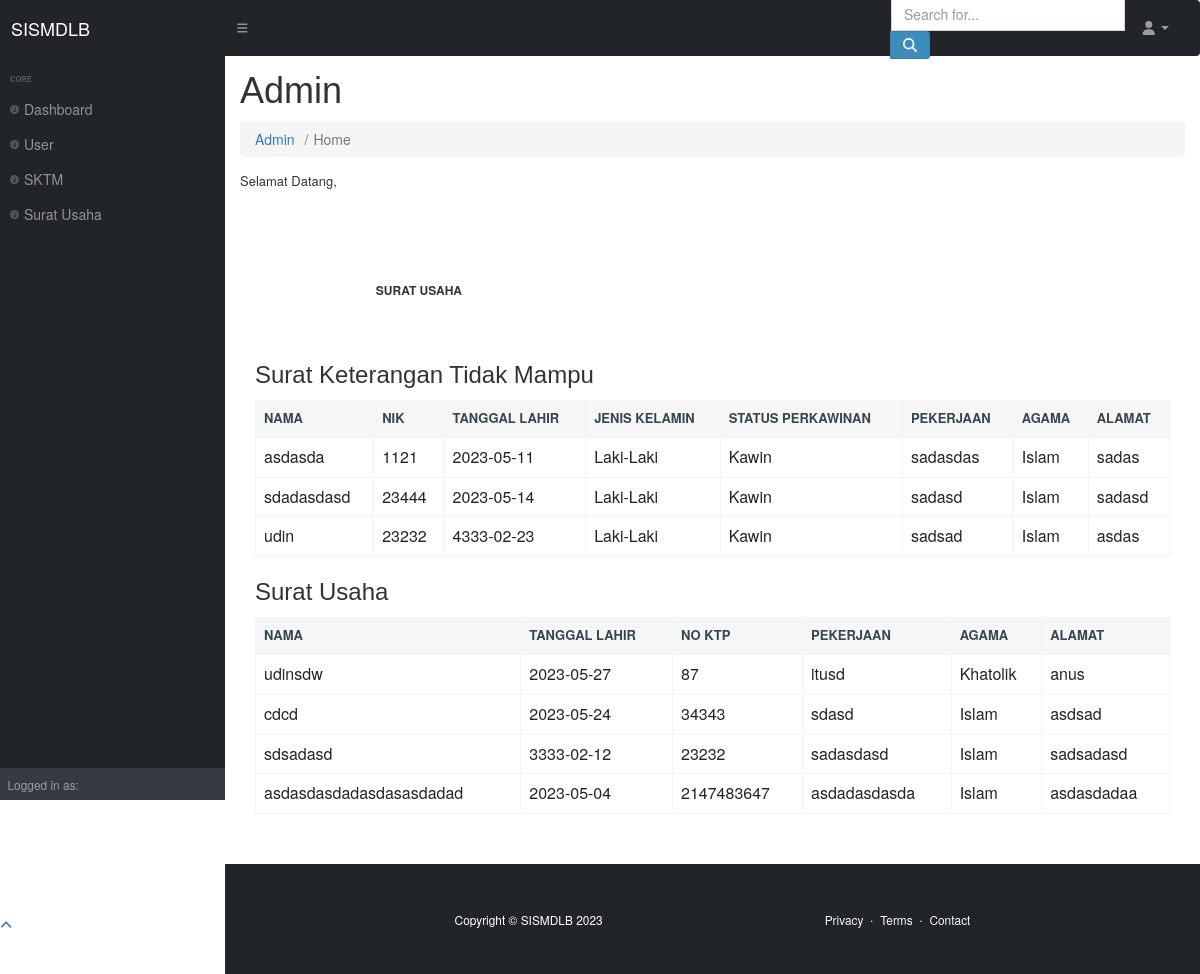
/index.php/admin/home, run on the app's committed database.
### tables this page shows
CREATE TABLE `sktm` (
  `id` int(9) NOT NULL,
  `nama` varchar(50) NOT NULL,
  `nik` int(16) NOT NULL,
  `tgl_lahir` date NOT NULL,
  `jenis_kelamin` enum('Laki-Laki','Perempuan') NOT NULL,
  `status_perkawinan` enum('Kawin','Belum Kawin') NOT NULL,
  `pekerjaan` varchar(60) NOT NULL,
  `agama` enum('Islam','Khatolik','Protestan','Hindu','Buddha','Konghucu') NOT NULL,
  `alamat` text NOT NULL
);

CREATE TABLE `suratusaha` (
  `id` int(9) NOT NULL,
  `nama` varchar(50) NOT NULL,
  `tgl_lahir` date NOT NULL,
  `no_ktp` int(16) DEFAULT NULL,
  `pekerjaan` varchar(50) NOT NULL,
  `agama` enum('Islam','Khatolik','Protestan','Hindu','Buddha','Konghucu') NOT NULL,
  `alamat` text NOT NULL
);

### application/controllers/admin/home.php (called while the page is built, shortened)
<?php
class home extends CI_Controller {
	public function __construct()
    {
        $this->load->model('sktm_model');
        $this->load->model('suratusaha_model');
    }
	public function index()
	{
	    $data["sktm"] = $this->sktm_model->getAll();
        $data["suratusaha"] = $this->suratusaha_model->getAll();
        $this->load->view("admin/index",$data);
	}
}

### index.php (called while the page is built, shortened)
<?php
require_once BASEPATH.'core/CodeIgniter.php';

### application/models/sktm_model.php (called while the page is built, shortened)
<?php defined('BASEPATH') OR exit('No direct script access allowed');
class sktm_model extends CI_Model
{
    private $_table = "sktm";
    public function getAll()
    {
        return $this->db->get($this->_table)->result();
    }
}

### application/models/suratusaha_model.php (called while the page is built, shortened)
<?php defined('BASEPATH') OR exit('No direct script access allowed');
class suratusaha_model extends CI_Model
{
    private $_table = "suratusaha";
    public function getAll()
    {
        return $this->db->get($this->_table)->result();
    }
}

### application/views/admin/index.php (the view, shortened to what this page needs)
<?php $this->load->view("admin/_partials/head.php") ?>
    <body class="sb-nav-fixed">
    <?php $this->load->view("admin/_partials/navbar.php") ?>
        <div id="layoutSidenav">
        <?php $this->load->view("admin/_partials/sidebar.php") ?>
            <div id="layoutSidenav_content">
                <main>
                    <div class="container-fluid px-4">
                    <?php $this->load->view("admin/_partials/breadcumb.php") ?>
                <p>Selamat Datang, <?php echo $this->session->userdata("email"); ?></p>
<div class="container">
	<div class="tab-slider--nav">
		<ul class="tab-slider--tabs">
			<li class="tab-slider--trigger active" rel="tab1">SKTM</li>
			<li class="tab-slider--trigger" rel="tab2">Surat Usaha</li>
		</ul>
	</div>
	<div class="tab-slider--container">
		<div id="tab1" class="tab-slider--body">
			<h2>Surat Keterangan Tidak Mampu</h2>
      <table class="table table-bordered">
  <thead>
    <tr>
      <th>Nama</th>
      <th>NIK</th>
      <th>Tanggal Lahir</th>
      <th>Jenis Kelamin</th>
      <th>Status Perkawinan</th>
      <th>Pekerjaan</th>
      <th>Agama</th>
      <th>Alamat</th>
    </tr>
  </thead>
  <tbody>
  <?php foreach ($sktm as $sktm): ?>
    <tr>
										<td>
											<?php echo $sktm->nama ?>
										</td>
                    <td>
											<?php echo $sktm->nik ?>
										</td>
                                        <td>
											<?php echo $sktm->tgl_lahir?>
										</td>
                    <td>
											<?php echo $sktm->jenis_kelamin ?>
										</td>
                    <td>
											<?php echo $sktm->status_perkawinan ?>
										</td>
                                        <td>
											<?php echo $sktm->pekerjaan ?>
										</td>
                                        <td>
											<?php echo $sktm->agama ?>
										</td>
                                        <td>
											<?php echo $sktm->alamat ?>
										</td>
                    <?php endforeach; ?>
  </tbody>
</table>
		</div>
		<div id="tab2" class="tab-slider--body">
			<h2>Surat Usaha </h2>
      <table class="table table-bordered">
  <thead>
    <tr>
      <th>Nama</th>
      <th>Tanggal Lahir</th>
      <th>No KTP</th>
      <th>Pekerjaan</th>
      <th>Agama</th>
      <th>Alamat</th>
    </tr>
  </thead>
  <tbody>
  <?php foreach ($suratusaha as $suratusaha): ?>
    <tr>
										<td>
											<?php echo $suratusaha->nama ?>
										</td>
                                        <td>
											<?php echo $suratusaha->tgl_lahir?>
										</td>
                                        <td>
											<?php echo $suratusaha->no_ktp?>
										</td>
                                        <td>
											<?php echo $suratusaha->pekerjaan ?>
										</td>
                                        <td>
											<?php echo $suratusaha->agama ?>
										</td>
                                        <td>
											<?php echo $suratusaha->alamat ?>
										</td>
                    <?php endforeach; ?>
  </tbody>
</table>
		</div>
	</div>
</div>
                    </div>
                </main>
                <?php $this->load->view("admin/_partials/footer.php") ?>
            </div>
        </div>
        <?php $this->load->view("admin/_partials/scrolltop.php") ?>
    </body>
</html>

### application/views/admin/_partials/head.php (shortened to what this page needs)
<head>
        <link href="https://cdn.jsdelivr.net/npm/bootstrap-icons@1.5.0/font/bootstrap-icons.css" rel="stylesheet" />
        <link href="<?php echo base_url('css/styles.css') ?>" rel="stylesheet">
        <link rel="stylesheet" href="<?php echo base_url();?>css/style.css">
        <link href="https://cdn.jsdelivr.net/npm/simple-datatables@latest/dist/style.css" rel="stylesheet" />
        <link href="<?php echo base_url('styles.css') ?>" rel="stylesheet">
        <link href="<?php echo base_url('assets/bootstrap/css/bootstrap.min.css') ?>" rel="stylesheet">
        <link href="<?php echo base_url('assets/bootstrap/css/tes.css') ?>" rel="stylesheet">
        <link href="<?php echo base_url('assets/font-awesome/css/font-awesome.min.css') ?>" rel="stylesheet">
        <link href="<?php echo base_url('assets/Ionicons/css/ionicons.min.css') ?>" rel="stylesheet">
        <link href="<?php echo base_url('assets/adminlte/css/AdminLTE.min.css') ?>" rel="stylesheet">
        <link href="<?php echo base_url('assets/adminlte/css/skins/skin-blue-light.min.css') ?>" rel="stylesheet">
    </head>

### application/views/admin/_partials/navbar.php (shortened to what this page needs)
<nav class="sb-topnav navbar navbar-expand navbar-dark bg-dark">
            <a class="navbar-brand ps-3" href="<?php echo site_url('home') ?>"><?php echo SITE_NAME ?></a>
            <button class="btn btn-link btn-sm order-1 order-lg-0 me-4 me-lg-0" id="sidebarToggle" href="#!"><i class="fas fa-bars"></i></button>
            <form class="d-none d-md-inline-block form-inline ms-auto me-0 me-md-3 my-2 my-md-0">
                <div class="input-group">
                    <input class="form-control" type="text" placeholder="Search for..." aria-label="Search for..." aria-describedby="btnNavbarSearch" />
                    <button class="btn btn-primary" id="btnNavbarSearch" type="button"><i class="fas fa-search"></i></button>
                </div>
            </form>
            <ul class="navbar-nav ms-auto ms-md-0 me-3 me-lg-4">
                <li class="nav-item dropdown">
                    <a class="nav-link dropdown-toggle" id="navbarDropdown" href="#" role="button" data-bs-toggle="dropdown" aria-expanded="false"><i class="fas fa-user fa-fw"></i></a>
                </li>
            </ul>
        </nav>

### application/views/admin/_partials/sidebar.php (shortened to what this page needs)
<div id="layoutSidenav_nav">
                <nav class="sb-sidenav accordion sb-sidenav-dark" id="sidenavAccordion">
                    <div class="sb-sidenav-menu">
                        <div class="nav">
                            <div class="sb-sidenav-menu-heading">Core</div>
                            <a class="nav-link" href="<?php echo site_url('admin')?>">
                                <div class="sb-nav-link-icon"><i class="fas fa-tachometer-alt"></i></div>
                                Dashboard
                            </a>
                            <a class="nav-link" href="<?php echo site_url('admin/user')?>">
                                <div class="sb-nav-link-icon"><i class="fas fa-tachometer-alt"></i></div>
                                User
                            </a>
                            <a class="nav-link" href="<?php echo site_url('admin/sktm')?>">
                                <div class="sb-nav-link-icon"><i class="fas fa-tachometer-alt"></i></div>
                                SKTM
                            </a>
                            <a class="nav-link" href="<?php echo site_url('admin/suratusaha')?>">
                                <div class="sb-nav-link-icon"><i class="fas fa-tachometer-alt"></i></div>
                                Surat Usaha
                            </a>
                        </div>
                    </div>
                    <div class="sb-sidenav-footer">
                        <div class="small">Logged in as:</div>
                    </div>
                </nav>
            </div>

### application/views/admin/_partials/breadcumb.php
                        <h1 class="mt-4"><?php echo ucfirst($this->uri->segment(1))?></h1>
                        <ol class="breadcrumb mb-4">
<?php foreach ($this->uri->segments as $segment): ?>
	<?php
		$url = substr($this->uri->uri_string, 0, strpos($this->uri->uri_string, $segment)) . $segment;
		$is_active =  $url == $this->uri->uri_string;
	?>
	<li class="breadcrumb-item active <?php echo $is_active ? 'active': '' ?>">
		<?php if($is_active): ?>
			<?php echo ucfirst($segment) ?>
		<?php else: ?>
			<a href="<?php echo site_url($url) ?>"><?php echo ucfirst($segment) ?></a>
		<?php endif; ?>
	</li>
<?php endforeach; ?>
</ol>

### application/views/admin/_partials/footer.php
<footer class="bg-dark py-4 mt-auto">
            <div class="container px-5">
                <div class="row align-items-center justify-content-between flex-column flex-sm-row">
                    <div class="col-auto"><div class="small m-0 text-white">Copyright &copy; <?php echo SITE_NAME ." ". Date('Y') ?></div></div>
                    <div class="col-auto">
                        <a class="link-light small" href="#!">Privacy</a>
                        <span class="text-white mx-1">&middot;</span>
                        <a class="link-light small" href="#!">Terms</a>
                        <span class="text-white mx-1">&middot;</span>
                        <a class="link-light small" href="#!">Contact</a>
                    </div>
                </div>
            </div>
        </footer>

### application/views/admin/_partials/scrolltop.php
<a class="scroll-to-top rounded" href="#page-top">
	<i class="fas fa-angle-up"></i>
</a>

### data on the page
sktm: nama "asdasda", nik "1121", tgl_lahir "2023-05-11", jenis_kelamin "Laki-Laki", status_perkawinan "Kawin", pekerjaan "sadasdas", agama "Islam", alamat "sadas"
sktm: nama "sdadasdasd", nik "23444", tgl_lahir "2023-05-14", jenis_kelamin "Laki-Laki", status_perkawinan "Kawin", pekerjaan "sadasd", agama "Islam", alamat "sadasd"
sktm: nama "udin", nik "23232", tgl_lahir "4333-02-23", jenis_kelamin "Laki-Laki", status_perkawinan "Kawin", pekerjaan "sadsad", agama "Islam", alamat "asdas"
suratusaha: nama "udinsdw", tgl_lahir "2023-05-27", no_ktp "87", pekerjaan "itusd", agama "Khatolik", alamat "anus"
suratusaha: nama "cdcd", tgl_lahir "2023-05-24", no_ktp "34343", pekerjaan "sdasd", agama "Islam", alamat "asdsad"
suratusaha: nama "sdsadasd", tgl_lahir "3333-02-12", no_ktp "23232", pekerjaan "sadasdasd", agama "Islam", alamat "sadsadasd"
suratusaha: nama "asdasdasdadasdasasdadad", tgl_lahir "2023-05-04", no_ktp "2147483647", pekerjaan "asdadasdasda", agama "Islam", alamat "asdasdadaa"

### other printed values
SITE_NAME "SISMDLB"
$this->uri->segment(1) "Admin"
$segment "Admin"
$segment "Home"
Date('Y') "2023"
